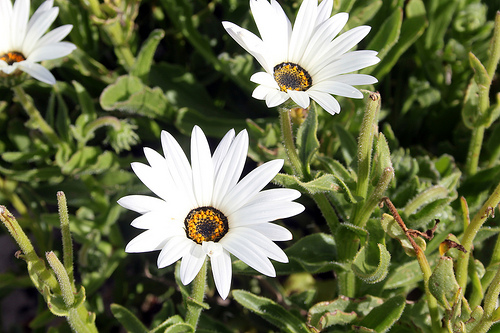
#> input picture .data/images/daisy/10466558316_a7198b87e2.jpg, 500 x 333 px; its folder holds 4 pictures in this run
$ python ml_images.py
#> lines starting #> are read from the running program, lines starting #| are printed output that depends on the picture; after the words box and inside, x2 and y2 are one past the last pixel; in counts of white or black regions, pixels touching at a corner belong together
# Import packages
import os
import warnings
os.environ['TF_CPP_MIN_LOG_LEVEL'] = '3'
warnings.filterwarnings('always')
warnings.filterwarnings('ignore')

import numpy as np
import pandas as pd
import seaborn as sns
import matplotlib.pyplot as plt

from sklearn.model_selection import train_test_split, GridSearchCV
from sklearn.preprocessing import MinMaxScaler, LabelBinarizer
from sklearn.ensemble import AdaBoostClassifier, IsolationForest
from sklearn.svm import SVC
from sklearn.neural_network import MLPClassifier
from sklearn.neighbors import KNeighborsClassifier
from sklearn.multiclass import OneVsRestClassifier
from sklearn.metrics import roc_curve, auc
from skimage.io import imread
#from skimage.util import invert
#from skimage.transform import rotate, rescale
from skimage.color import rgb2hsv, rgb2gray, rgb2lab
from skimage.feature import graycomatrix, graycoprops, canny, local_binary_pattern
from ml_utils import fit_model, plot_performances

# Global variables
CATEGORIES = ['daisy', 'dandelion', 'rose', 'sunflower', 'tulip']

########################
##  DATA EXPLORATION  ##
########################
def preprocess_image(img_array):
    '''
    Preprocess a sounds for feature exstration.
    '''
    feature_array = []

    # Color analysis
    img_array_hsv = rgb2hsv(img_array)
    img_array_lab = rgb2lab(img_array)
    for i in range(3):
        feature_array.append(img_array[:, :, i].mean())
        feature_array.append(img_array[:, :, i].std())

        feature_array.append(img_array_hsv[:, :, i].mean())
        feature_array.append(img_array_hsv[:, :, i].std())

        feature_array.append(img_array_lab[:, :, i].mean())
        feature_array.append(img_array_lab[:, :, i].std())

    # Texture analysis
    ccm = graycomatrix((img_array_hsv[:, :, 0] * 360).astype(np.uint16), [1], [0, np.pi / 4, np.pi / 2, 3 * np.pi / 4], levels = 360, symmetric = True, normed = True)
    for f in ['contrast', 'dissimilarity', 'homogeneity', 'energy', 'correlation']:
        for i in range(4):
            feature_array.append(graycoprops(ccm, f)[0, i])

    img_array_gray = rgb2gray(img_array)
    glcm = graycomatrix((img_array_gray * 255).astype(np.uint8), [1], [0], levels = 256, symmetric = True, normed = True)
    for f in ['contrast', 'dissimilarity', 'homogeneity', 'energy', 'correlation', 'ASM']:
        feature_array.append(graycoprops(glcm, f)[0, 0])

    lbp = local_binary_pattern(img_array_gray, 3, 24, 'uniform')
    feature_array.append(lbp.mean())
    feature_array.append(lbp.std())

    # Shape analysis
    contours = canny(img_array_gray, sigma = 2)
    y, x = np.nonzero(contours)
    feature_array.append(y.mean())
    feature_array.append(x.mean())

    return feature_array

def make_dataframe(directory, filename):
    '''
    Make DataFrame with image's features, if necessary.
    '''
#> called with directory = '.data/images', filename = 'my_datasets/images.xlsx'
    if not os.path.exists(filename):
        # Iterate paths
        img_paths = []
        for path, _, files in os.walk(directory):
            for name in files:
                img_paths.append(os.path.join(path, name))
#> pass 2 of the loop in make_dataframe, `for path, _, files in os.walk(directory):`:

        # Iterate images
        img_arrays, img_heights, img_widths, img_labels_id, img_labels = [], [], [], [], []
        for img_path in img_paths:
            # Get image's label
            img_label = [x for x in CATEGORIES if x in img_path][0]
            img_label_id = CATEGORIES.index(img_label)

            # Get image array
            img_array = imread(img_path)
#> img_array is the input picture: shape (333, 500, 3); mean R, G, B 105.6, 111.6, 76.2

            # Append values
            img_heights.append(img_array.shape[0])
            img_widths.append(img_array.shape[1])
            img_labels_id.append(img_label_id)
            img_labels.append(img_label)

            # Preprocess image and append features
            img_array = preprocess_image(img_array)
#> in preprocess_image, `img_array_hsv = rgb2hsv(img_array)`: img_array_hsv: shape (333, 500, 3) float64; mean of channels 0, 1, 2 0.246, 0.466, 0.446
#> in preprocess_image, `img_array_lab = rgb2lab(img_array)`: img_array_lab: shape (333, 500, 3) float64; mean of channels 0, 1, 2 44.1, -8.1, 18.6
#> after the loop in preprocess_image, `for i in range(3):`: feature_array = [105.6, 80.71, 0.246, 0.169, 44.05, 31.02, 111.6, 77.18, 0.466, 0.279, -8.09, 7.7, 76.22, 83.19, 0.446, 0.306, 18.56, 15.69]
#> after the loop in preprocess_image, `for f in ['contrast', 'dissimilarity', 'homogeneity', 'energy', 'corre..`: feature_array = 38 values, max 2686.2 at index 19, min -8.09 at index 10, mean 275.9
#> in preprocess_image, `img_array_gray = rgb2gray(img_array)`:
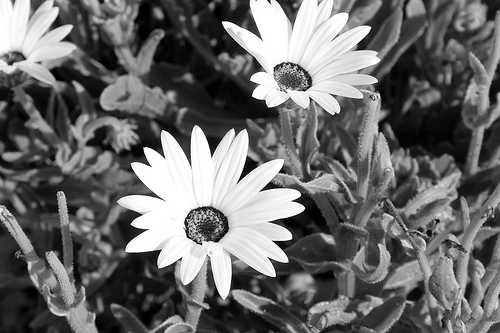
#> img_array_gray: shape (333, 500) float64; min 0, max 1, mean 0.423
#> after the loop in preprocess_image, `for f in ['contrast', 'dissimilarity', 'homogeneity', 'energy', 'corre..`: feature_array = 44 values, max 2686.2 at index 19, min -8.09 at index 10, mean 248.6
#> in preprocess_image, `lbp = local_binary_pattern(img_array_gray, 3, 24, 'uniform')`:
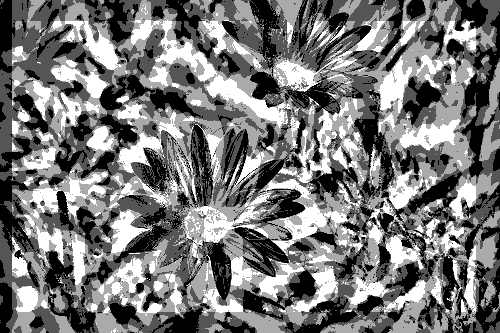
#> lbp: shape (333, 500) float64; min 0, max 3, mean 1.41; drawn with min black and max white
#> in preprocess_image, `contours = canny(img_array_gray, sigma = 2)`:
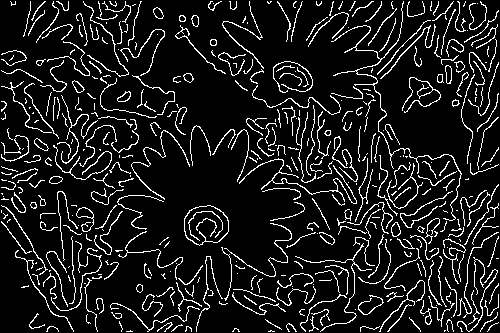
#> contours: shape (333, 500) bool; 10.8% white in thin lines or dots
#> in preprocess_image, `y, x = np.nonzero(contours)`: y = 17981 values from 1 to 331; x = 17981 values, max 498 at index 554, min 1 at index 2777, mean 264.2
#> img_array = 48 values, max 2686.2 at index 19, min -8.09 at index 10, mean 237
            img_arrays.append(img_array)
#> pass 2 of the loop in make_dataframe, `for img_path in img_paths:`:
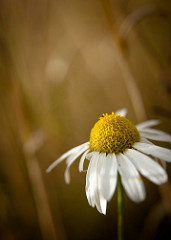
#> input picture .data/images/daisy/10437754174_22ec990b77_m.jpg, 171 x 240 px
#> in make_dataframe, img_array is the input picture: shape (240, 171, 3); mean R, G, B 113.2, 88.2, 42.9
#> img_array_hsv: shape (240, 171, 3) float64; mean of channels 0, 1, 2 0.111, 0.714, 0.444
#> img_array_lab: shape (240, 171, 3) float64; mean of channels 0, 1, 2 38.4, 5.5, 28.5
#> after the loop in preprocess_image (call 2), `for i in range(3):`: feature_array = [113.2, 49.45, 0.111, 0.0419, 38.43, 19.96, 88.2, 49.29, 0.714, 0.269, 5.51, 3.51, 42.95, 53.6, 0.444, 0.194, 28.51, 12.88]
#> after the loop in preprocess_image (call 2), `for f in ['contrast', 'dissimilarity', 'homogeneity', 'energy', 'corre..`: feature_array = 38 values, max 318.1 at index 21, min 0.0419 at index 3, mean 44.33
#> in preprocess_image (call 2), `img_array_gray = rgb2gray(img_array)`:
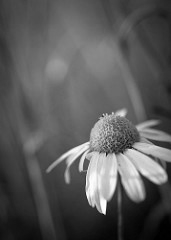
#> img_array_gray: shape (240, 171) float64; min 0, max 1, mean 0.354
#> after the loop in preprocess_image (call 2), `for f in ['contrast', 'dissimilarity', 'homogeneity', 'energy', 'corre..`: feature_array = 44 values, max 318.1 at index 21, min 0.000942 at index 43, mean 41.51
#> lbp: shape (240, 171) float64
#> in preprocess_image (call 2), `contours = canny(img_array_gray, sigma = 2)`:
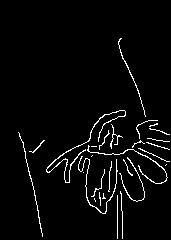
#> contours: shape (240, 171) bool; 3.5% white in thin lines or dots, all inside (x1, y1, x2, y2) = (18, 38, 170, 239)
#> y = 1446 values from 38 to 238; x = 1446 values, max 169 at index 287, min 18 at index 252, mean 106.6
#> img_array = 48 values, max 318.1 at index 21, min 0.000942 at index 43, mean 43.63
#> pass 3 of the loop in make_dataframe, `for img_path in img_paths:`:
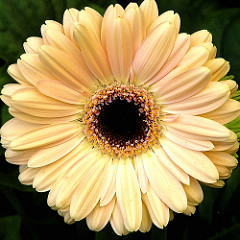
#> input picture .data/images/daisy/107592979_aaa9cdfe78_m.jpg, 240 x 240 px
#> in make_dataframe, img_array is the input picture: shape (240, 240, 3); mean R, G, B 166.7, 143.2, 90.7
#> img_array_hsv: shape (240, 240, 3) float64; mean of channels 0, 1, 2 0.148, 0.523, 0.664
#> img_array_lab: shape (240, 240, 3) float64; mean of channels 0, 1, 2 58.7, 1.7, 29.8
#> after the loop in preprocess_image (call 3), `for i in range(3):`: feature_array = [166.7, 102, 0.148, 0.113, 58.69, 35.31, 143.2, 86.51, 0.523, 0.254, 1.75, 10.25, 90.69, 68.3, 0.664, 0.386, 29.76, 17.31]
#> after the loop in preprocess_image (call 3), `for f in ['contrast', 'dissimilarity', 'homogeneity', 'energy', 'corre..`: feature_array = 38 values, max 1859.9 at index 21, min 0.0589 at index 33, mean 197.4
#> in preprocess_image (call 3), `img_array_gray = rgb2gray(img_array)`:
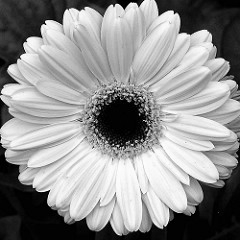
#> img_array_gray: shape (240, 240) float64; min 0, max 0.999, mean 0.566
#> after the loop in preprocess_image (call 3), `for f in ['contrast', 'dissimilarity', 'homogeneity', 'energy', 'corre..`: feature_array = 44 values, max 1859.9 at index 21, min 0.00158 at index 43, mean 181.9
#> lbp: shape (240, 240) float64
#> in preprocess_image (call 3), `contours = canny(img_array_gray, sigma = 2)`:
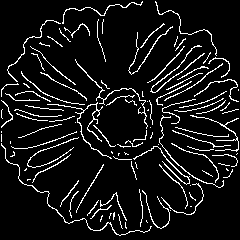
#> contours: shape (240, 240) bool; 8.6% white in thin lines or dots
#> y = 4944 values from 1 to 235; x = 4944 values, max 238 at index 1567, min 1 at index 1537, mean 126.5
#> img_array = 48 values, max 1859.9 at index 21, min 0.00158 at index 43, mean 171.9
#> the loop made 4 passes; the first 3 are shown

        df_metadata = pd.DataFrame(list(zip(img_paths, img_heights, img_widths, img_labels_id, img_labels)), columns = ['Image_Path', 'Height', 'Width', 'Class_ID', 'Class'])

        # Build final DataFrame
        df = pd.concat([pd.DataFrame(img_arrays), df_metadata], axis = 1)

        # Save final DataFrame into XLSX
#> (the run stopped early here; a loop or call above may not have finished)
